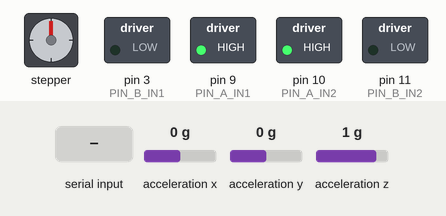
Recording of a sketch running on a simulated Arduino Uno, built with avr-gcc and run on an emulated ATmega328P. Parts: stepper motor, switched loads named in the sketch (green lamp = pin HIGH). Wiring (inferred from the names in the program): MPU-6050 motion sensor at I2C address 0x68; stepper motor (2048 steps per turn assumed): coils A0, A1, A2, A3. Inputs (shaded band) come from the test bench; at power-on: acceleration x 0 g, acceleration y 0 g, acceleration z 1 g. What the sketch prints to the serial monitor is not drawn.

Above: at 1.2 s.
1.3 s: "M 0.5\n" received over Serial
At 1.4 s:
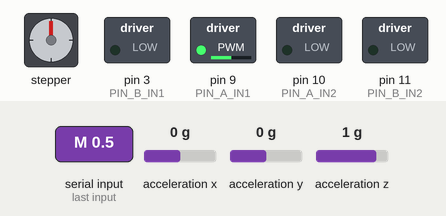
3.0 s: "M 45\n" received over Serial
At 3.1 s:
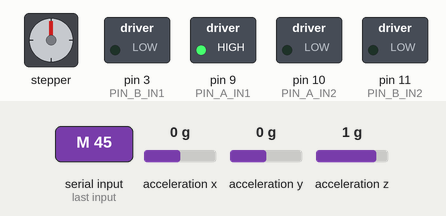
4.7 s: "C 45\n" received over Serial
At 5.0 s:
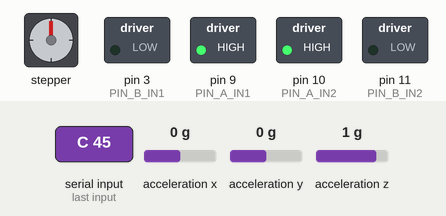
Timing chart, 0 to 7.7 s (numbered marks = the images above; inputs shaded):
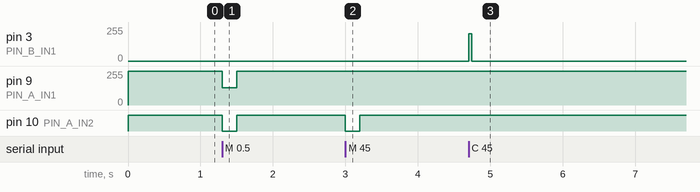

Measured:
- after the input at 1.3 s, pin 9 (PIN_A_IN1): 255/255 → 128/255 at once, → 255/255 0.20 s later; pin 10 (PIN_A_IN2): HIGH → LOW at once, → HIGH 0.20 s later
- after the input at 3.0 s, pin 10 (PIN_A_IN2): HIGH → LOW at once, → HIGH 0.20 s later
- after the input at 4.7 s, pin 3 (PIN_B_IN1): 0/255 → 204/255 at once, → 0/255 0.04 s later

The sketch:

goalie.ino
```cpp
/*
 * Beat the Goalie: Arduino Uno motor/sensor co-processor.
 *
 *   Pi 5 (QNX goalie_motor) --USB serial 115200 8N1--> this Uno
 *     -> H-bridge ch A -> DC motor #1 (goalie paddle)
 *     -> H-bridge ch B -> DC motor #2 (celebration flag)
 *     -> ULN2003       -> 28BYJ-48 stepper (scoreboard needle)
 *     <- MPU6050 (I2C) -> hit / save detection
 *
 * Protocol (binding contract: goalie/docs/architecture.md, "Link 2"):
 *   Pi -> Uno (ASCII lines, '\n' terminated; '\r' also accepted; no replies):
 *     M <duty>   goalie motor, float in [-1, 1], + moves paddle towards +x
 *     S          stop all motors
 *     N <steps>  needle to absolute step position (non-blocking)
 *     C <ms>     spin the flag motor for ms, then stop (non-blocking)
 *     Z          zero the needle at its current position
 *   Uno -> Pi:
 *     READY          once after boot
 *     HIT <mag_mg>   accel spike above threshold, peak deviation in milli-g,
 *                    at most one per 250 ms
 *     A <mg>         (DEBUG only, <= 10 Hz) accel magnitude
 *     # ...          comment/diagnostic line. The Pi ignores lines starting
 *                    with '#'.
 *
 * Safety: no M for 200 ms -> goalie motor stops (Uno-side watchdog, on top of
 * the Pi's own watchdog). Nothing in loop() blocks: serial is drained a byte at
 * a time, the stepper and flag are time-scheduled, I2C has a timeout.
 *
 * Bench test: open the Serial Monitor at 115200 with line ending "Newline"
 * and type e.g.  M 0.5   (it will stop after 200 ms, that's the watchdog;
 * use goalie/arduino/serial_test.py for a sustained sweep).
 */

#include <Arduino.h>
#include <Wire.h>
#include <stdlib.h>
#include <math.h>

// =============================================================================
// CONFIG: edit this block on the bench. Everything else should not need changes.
// =============================================================================

// ---- Motor driver type -------------------------------------------------------
// How to tell which board you have (read the chip markings with a phone camera):
//   DRIVER_2PWM  : L9110S / HG7881 (two tiny 8-pin chips, header "B-IA B-IB GND
//                  VCC A-IA A-IB"), DRV8833 (pins AIN1 AIN2 BIN1 BIN2, often a
//                  "SLP/nSLEEP" pin: tie it HIGH), MX1508 (tiny red/blue board,
//                  IN1..IN4, no enable). Rule: 4 control inputs, NO enable pins.
//   DRIVER_EN_IN : L298N (big chip with heatsink, jumpers on ENA/ENB, IN1..IN4),
//                  TB6612FNG (PWMA AIN1 AIN2 / PWMB BIN1 BIN2 / STBY: tie STBY
//                  HIGH). Rule: an enable/PWM pin + 2 direction pins per channel.
//                  On an L298N, REMOVE the ENA/ENB jumpers so the Uno can PWM them.
#define DRIVER_2PWM  1
#define DRIVER_EN_IN 2
#define DRIVER_TYPE  DRIVER_2PWM

// ---- Pins ---------------------------------------------------------------------
// PWM pin choice: Uno pins 5/6 run on Timer0, which also drives millis()/micros();
// we keep them free. Channel A uses Timer1 (pins 9, 10), channel B uses Timer2
// (pins 3, 11). Nothing else here uses Timer1/Timer2 (no Servo, no tone()).
// Serial uses 0/1, I2C uses A4 (SDA) / A5 (SCL), the stepper uses A0-A3.
#if DRIVER_TYPE == DRIVER_2PWM
// Two PWM inputs per channel. Forward: IN1=PWM, IN2=LOW. Reverse: swapped.
const uint8_t PIN_A_IN1 = 9;    // L9110S A-IA / DRV8833 AIN1 / MX1508 IN1
const uint8_t PIN_A_IN2 = 10;   // L9110S A-IB / DRV8833 AIN2 / MX1508 IN2
const uint8_t PIN_B_IN1 = 3;    // L9110S B-IA / DRV8833 BIN1 / MX1508 IN3
const uint8_t PIN_B_IN2 = 11;   // L9110S B-IB / DRV8833 BIN2 / MX1508 IN4
#elif DRIVER_TYPE == DRIVER_EN_IN
// One PWM enable + two direction pins per channel.
const uint8_t PIN_A_EN  = 9;    // L298N ENA / TB6612 PWMA
const uint8_t PIN_A_IN1 = 7;    // L298N IN1 / TB6612 AIN1
const uint8_t PIN_A_IN2 = 8;    // L298N IN2 / TB6612 AIN2
const uint8_t PIN_B_EN  = 3;    // L298N ENB / TB6612 PWMB
const uint8_t PIN_B_IN1 = 4;    // L298N IN3 / TB6612 BIN1
const uint8_t PIN_B_IN2 = 12;   // L298N IN4 / TB6612 BIN2
#else
#error "DRIVER_TYPE must be DRIVER_2PWM or DRIVER_EN_IN"
#endif

// ULN2003 IN1..IN4 (A0..A3 used as digital pins).
const uint8_t PIN_STEP[4] = {A0, A1, A2, A3};

// ---- Motor tuning ---------------------------------------------------------------
// INVERT: flip if "M 0.5" moves the paddle towards -x (or swap the motor wires).
const bool  MOTOR_A_INVERT   = false;
const bool  MOTOR_B_INVERT   = false;
// |duty| below DEADBAND -> motor off (kills hum/creep from tiny commands).
const float MOTOR_A_DEADBAND = 0.02f;
// MIN_DUTY: output duty that just overcomes static friction. Commands above the
// deadband are mapped |d| -> MIN_DUTY + (1 - MIN_DUTY) * |d| so small commands
// still move.
// Left at 0 by default: if the Pi controller already does deadband
// compensation, doing it here too would double it. Measure on the bench
// (slowly raise "M x" until the paddle starts moving) and set it here OR on the
// Pi, not both.
const float MOTOR_A_MIN_DUTY = 0.0f;
// Brake (both inputs high / EN high + IN1=IN2) on stop instead of coasting.
// Braking stops the paddle faster; coasting is gentler on the gearbox.
const bool  MOTOR_A_BRAKE_ON_STOP = true;

const float    CELEBRATE_DUTY      = 0.8f;
#define CELEBRATE_WIGGLE_MS 0                // >0: flip flag direction every N ms
const uint16_t CELEBRATE_MAX_MS    = 10000;  // clamp for C <ms>

const uint16_t MOTOR_WATCHDOG_MS = 200;      // contract: no M for 200 ms -> stop

// ---- Stepper (28BYJ-48 + ULN2003) -----------------------------------------------
// Half-step mode: ~4096 half-steps per output revolution (4076 measured on many).
const uint16_t STEP_INTERVAL_US = 1400;      // ~714 half-steps/s (spec: 600-800)
const uint16_t STEP_RELEASE_MS  = 20;        // de-energize coils this long after arriving
const bool     STEP_INVERT      = false;

// ---- Accelerometer (MPU6050) ------------------------------------------------------
// ADXL345 swap note: different chip, different map. I2C address 0x53 (SDO low)
// or 0x1D, DEVID reg 0x00 = 0xE5, POWER_CTL 0x2D = 0x08 to measure,
// DATA_FORMAT 0x31 = 0x0A (+-8g, full-res, 3.9 mg/LSB), data at 0x32..0x37
// LITTLE-endian (X0,X1,...). Change accelInit()/accelRead() and ACCEL_LSB_PER_G
// (256 in full-res mode).
const uint8_t  MPU_ADDR_0 = 0x68;            // AD0 low (default on GY-521)
const uint8_t  MPU_ADDR_1 = 0x69;            // AD0 high
const float    ACCEL_LSB_PER_G   = 4096.0f;  // +-8g range
const uint16_t ACCEL_PERIOD_US   = 2000;     // 500 Hz sampling
const uint16_t HIT_THRESHOLD_MG  = 600;      // tune with DEBUG on: watch "# peak"
const uint16_t HIT_WINDOW_MS     = 15;       // collect the peak over this window
const uint16_t HIT_RATE_LIMIT_MS = 250;      // contract: <= 1 HIT per 250 ms
const float    BASELINE_ALPHA    = 0.002f;   // slow gravity-baseline EMA (~1 s at 500 Hz)

// ---- Debug ----------------------------------------------------------------------
// 1: send "A <mg>" and "# peak <mg>" at 10 Hz for threshold tuning.
#define DEBUG 0
const uint16_t DEBUG_PERIOD_MS = 100;

const long SERIAL_BAUD = 115200;

// =============================================================================
// End of CONFIG
// =============================================================================

// Forward declarations (arduino-cli generates these, a host C++ build doesn't).
void motorWrite(uint8_t ch, float duty, bool brake);
void motorAStop();
void stopAll();
void handleLine(char *line);
void serialPoll();
void stepperPoll();
void celebratePoll();
void watchdogPoll();
bool accelInit();
bool accelRead(int16_t *ax, int16_t *ay, int16_t *az);
void accelPoll();

// ---- State ----------------------------------------------------------------------
static char     lineBuf[32];
static uint8_t  lineLen = 0;
static bool     lineOverflow = false;

static bool     motorAActive = false;
static uint32_t lastMMs = 0;

static bool     celebrating = false;
static uint32_t celebrateStartMs = 0;
static uint32_t celebrateDurMs = 0;

static long     stepPos = 0;          // current absolute half-step position
static long     stepTarget = 0;
static uint8_t  stepPhase = 0;        // 0..7 index into HALF_STEP
static bool     stepEnergized = false;
static uint32_t lastStepUs = 0;
static uint32_t stepArrivedMs = 0;

static const uint8_t HALF_STEP[8] = {
  0b0001, 0b0011, 0b0010, 0b0110, 0b0100, 0b1100, 0b1000, 0b1001,
};

static uint8_t  mpuAddr = 0;          // 0 = no accelerometer
static uint32_t lastAccelUs = 0;
static float    baselineMg = 1000.0f;
static bool     hitWindowOpen = false;
static uint32_t hitWindowStartMs = 0;
static uint16_t hitPeakMg = 0;
static uint32_t lastHitMs = 0;
static bool     hitEverSent = false;
#if DEBUG
static uint32_t lastDebugMs = 0;
static uint16_t debugPeakMg = 0;
static uint16_t lastMagMg = 0;
#endif

// ---- Motors ---------------------------------------------------------------------
static uint8_t dutyToPwm(float d) {
  if (d < 0) d = -d;
  if (d > 1) d = 1;
  return (uint8_t)(d * 255.0f + 0.5f);
}

// duty in [-1, 1] (already shaped). brake only matters when duty == 0.
void motorWrite(uint8_t ch, float duty, bool brake) {
  uint8_t pwm = dutyToPwm(duty);
#if DRIVER_TYPE == DRIVER_2PWM
  uint8_t in1 = ch == 0 ? PIN_A_IN1 : PIN_B_IN1;
  uint8_t in2 = ch == 0 ? PIN_A_IN2 : PIN_B_IN2;
  if (pwm == 0) {
    // both HIGH = brake (short motor), both LOW = coast
    digitalWrite(in1, brake ? HIGH : LOW);
    digitalWrite(in2, brake ? HIGH : LOW);
  } else if (duty > 0) {
    digitalWrite(in2, LOW);
    analogWrite(in1, pwm);
  } else {
    digitalWrite(in1, LOW);
    analogWrite(in2, pwm);
  }
#else
  uint8_t en  = ch == 0 ? PIN_A_EN  : PIN_B_EN;
  uint8_t in1 = ch == 0 ? PIN_A_IN1 : PIN_B_IN1;
  uint8_t in2 = ch == 0 ? PIN_A_IN2 : PIN_B_IN2;
  if (pwm == 0) {
    // Brake: EN high + IN1 = IN2 = HIGH (short brake on both L298N and
    // TB6612; TB6612 treats LOW/LOW as coast). Coast: EN low, inputs low.
    digitalWrite(in1, brake ? HIGH : LOW);
    digitalWrite(in2, brake ? HIGH : LOW);
    digitalWrite(en, brake ? HIGH : LOW);
  } else {
    digitalWrite(in1, duty > 0 ? HIGH : LOW);
    digitalWrite(in2, duty > 0 ? LOW : HIGH);
    analogWrite(en, pwm);
  }
#endif
}

// Contract duty -> shaped output duty for the goalie motor.
static float shapeA(float d) {
  if (d > 1) d = 1;
  if (d < -1) d = -1;
  float mag = d < 0 ? -d : d;
  if (mag < MOTOR_A_DEADBAND) return 0.0f;
  // Identity when MIN_DUTY == 0; otherwise [0, 1] -> [MIN_DUTY, 1].
  float out = MOTOR_A_MIN_DUTY + (1.0f - MOTOR_A_MIN_DUTY) * mag;
  if (d < 0) out = -out;
  if (MOTOR_A_INVERT) out = -out;
  return out;
}

static void motorASet(float d) {
  float out = shapeA(d);
  motorWrite(0, out, MOTOR_A_BRAKE_ON_STOP);
  motorAActive = out != 0.0f;
}

void motorAStop() {
  motorWrite(0, 0.0f, MOTOR_A_BRAKE_ON_STOP);
  motorAActive = false;
}

static void motorBStop() {
  motorWrite(1, 0.0f, false);
  celebrating = false;
}

static void stepRelease() {
  for (uint8_t i = 0; i < 4; i++) digitalWrite(PIN_STEP[i], LOW);
  stepEnergized = false;
}

void stopAll() {
  motorAStop();
  motorBStop();
  stepTarget = stepPos;     // halt the needle where it is
  stepRelease();
}

// ---- Parsing ----------------------------------------------------------------------
// Parse exactly one number after the command letter; reject trailing garbage.
static bool parseFloatArg(const char *s, float *out) {
  while (*s == ' ' || *s == '\t') s++;
  if (!*s) return false;
  char *end;
  double v = strtod(s, &end);
  if (end == s) return false;
  while (*end == ' ' || *end == '\t') end++;
  if (*end) return false;
  if (v != v) return false;  // NaN
  *out = (float)v;
  return true;
}

static bool parseLongArg(const char *s, long *out) {
  while (*s == ' ' || *s == '\t') s++;
  if (!*s) return false;
  char *end;
  long v = strtol(s, &end, 10);
  if (end == s) return false;
  while (*end == ' ' || *end == '\t') end++;
  if (*end) return false;
  *out = v;
  return true;
}

static bool onlySpace(const char *s) {
  while (*s == ' ' || *s == '\t') s++;
  return *s == 0;
}

// One complete line (no terminator). Unknown/malformed lines are ignored:
// the protocol is fire-and-forget and the Pi never waits for a reply.
void handleLine(char *line) {
  while (*line == ' ' || *line == '\t') line++;
  char cmd = line[0];
  if (cmd >= 'a' && cmd <= 'z') cmd -= 32;  // Serial Monitor convenience
  if (!cmd) return;
  const char *arg = line + 1;
  if (*arg && *arg != ' ' && *arg != '\t') return;  // e.g. "MX 1": garbage

  switch (cmd) {
    case 'M': {
      float d;
      if (!parseFloatArg(arg, &d)) return;
      lastMMs = millis();
      motorASet(d);
      break;
    }
    case 'S':
      if (onlySpace(arg)) stopAll();
      break;
    case 'N': {
      long n;
      if (!parseLongArg(arg, &n)) return;
      stepTarget = n;
      break;
    }
    case 'C': {
      long ms;
      if (!parseLongArg(arg, &ms)) return;
      if (ms <= 0) { motorBStop(); return; }
      if (ms > CELEBRATE_MAX_MS) ms = CELEBRATE_MAX_MS;
      celebrateStartMs = millis();
      celebrateDurMs = (uint32_t)ms;
      celebrating = true;
      motorWrite(1, MOTOR_B_INVERT ? -CELEBRATE_DUTY : CELEBRATE_DUTY, false);
      break;
    }
    case 'Z':
      if (onlySpace(arg)) { stepPos = 0; stepTarget = 0; }
      break;
    default:
      break;
  }
}

// Drain whatever is in the RX buffer without ever waiting.
void serialPoll() {
  while (Serial.available() > 0) {
    int c = Serial.read();
    if (c < 0) break;
    if (c == '\n' || c == '\r') {
      if (!lineOverflow && lineLen > 0) {
        lineBuf[lineLen] = 0;
        handleLine(lineBuf);
      }
      lineLen = 0;
      lineOverflow = false;
    } else if (lineOverflow) {
      // drop until end of line
    } else if (c < 0x20 || c > 0x7E) {
      lineOverflow = true;  // binary garbage: discard the whole line
    } else if (lineLen >= sizeof(lineBuf) - 1) {
      lineOverflow = true;  // too long: discard the whole line
    } else {
      lineBuf[lineLen++] = (char)c;
    }
  }
}

// ---- Watchdog / flag / stepper ---------------------------------------------------
void watchdogPoll() {
  if (motorAActive && (uint32_t)(millis() - lastMMs) > MOTOR_WATCHDOG_MS) {
    motorAStop();
  }
}

void celebratePoll() {
  if (!celebrating) return;
  uint32_t el = millis() - celebrateStartMs;
  if (el >= celebrateDurMs) { motorBStop(); return; }
#if CELEBRATE_WIGGLE_MS > 0
  bool flip = ((el / CELEBRATE_WIGGLE_MS) & 1) != 0;
  float d = flip ? -CELEBRATE_DUTY : CELEBRATE_DUTY;
  if (MOTOR_B_INVERT) d = -d;
  motorWrite(1, d, false);
#endif
}

static void stepApply() {
  uint8_t pat = HALF_STEP[stepPhase];
  for (uint8_t i = 0; i < 4; i++) digitalWrite(PIN_STEP[i], (pat >> i) & 1 ? HIGH : LOW);
  stepEnergized = true;
}

void stepperPoll() {
  uint32_t nowUs = micros();
  if (stepPos == stepTarget) {
    if (stepEnergized && (uint32_t)(millis() - stepArrivedMs) >= STEP_RELEASE_MS) stepRelease();
    return;
  }
  if (stepEnergized && (uint32_t)(nowUs - lastStepUs) < STEP_INTERVAL_US) return;
  if (!stepEnergized) {
    // Re-energize on the current phase first so the rotor doesn't skip.
    stepApply();
    lastStepUs = nowUs;
    return;
  }
  int8_t dir = stepTarget > stepPos ? 1 : -1;
  stepPos += dir;
  int8_t phaseDir = STEP_INVERT ? -dir : dir;
  stepPhase = (uint8_t)((stepPhase + 8 + phaseDir) & 7);
  stepApply();
  lastStepUs = nowUs;
  if (stepPos == stepTarget) stepArrivedMs = millis();
}

// ---- Accelerometer ---------------------------------------------------------------
static bool i2cWrite(uint8_t addr, uint8_t reg, uint8_t val) {
  Wire.beginTransmission(addr);
  Wire.write(reg);
  Wire.write(val);
  return Wire.endTransmission() == 0;
}

static bool mpuProbe(uint8_t addr) {
  Wire.beginTransmission(addr);
  return Wire.endTransmission() == 0;
}

bool accelInit() {
  uint8_t addr = 0;
  if (mpuProbe(MPU_ADDR_0)) addr = MPU_ADDR_0;
  else if (mpuProbe(MPU_ADDR_1)) addr = MPU_ADDR_1;
  if (!addr) return false;
  // PWR_MGMT_1: wake, PLL with X gyro clock. ACCEL_CONFIG: +-8g. CONFIG: DLPF 184 Hz.
  if (!i2cWrite(addr, 0x6B, 0x01)) return false;
  if (!i2cWrite(addr, 0x1C, 0x10)) return false;
  if (!i2cWrite(addr, 0x1A, 0x01)) return false;
  mpuAddr = addr;
  return true;
}

bool accelRead(int16_t *ax, int16_t *ay, int16_t *az) {
  Wire.beginTransmission(mpuAddr);
  Wire.write(0x3B);  // ACCEL_XOUT_H
  if (Wire.endTransmission(false) != 0) return false;
  if (Wire.requestFrom(mpuAddr, (uint8_t)6) != 6) return false;
  uint8_t b[6];
  for (uint8_t i = 0; i < 6; i++) b[i] = (uint8_t)Wire.read();
  *ax = (int16_t)((b[0] << 8) | b[1]);
  *ay = (int16_t)((b[2] << 8) | b[3]);
  *az = (int16_t)((b[4] << 8) | b[5]);
  return true;
}

// Deviation of |a| from a slow baseline (≈1 g, tracks sensor offset/tilt).
// Above threshold opens a short window, the window's peak is sent as HIT.
void accelPoll() {
  if (!mpuAddr) return;
  uint32_t nowUs = micros();
  if ((uint32_t)(nowUs - lastAccelUs) < ACCEL_PERIOD_US) return;
  lastAccelUs = nowUs;

  int16_t ax, ay, az;
  if (!accelRead(&ax, &ay, &az)) return;
  float x = ax, y = ay, z = az;
  float magMg = sqrtf(x * x + y * y + z * z) * (1000.0f / ACCEL_LSB_PER_G);
  float devF = magMg - baselineMg;
  if (devF < 0) devF = -devF;
  uint16_t dev = devF > 60000.0f ? 60000 : (uint16_t)devF;
  uint32_t nowMs = millis();

  if (dev < HIT_THRESHOLD_MG) baselineMg += BASELINE_ALPHA * (magMg - baselineMg);

#if DEBUG
  lastMagMg = magMg > 60000.0f ? 60000 : (uint16_t)magMg;
  if (dev > debugPeakMg) debugPeakMg = dev;
#endif

  bool cooling = hitEverSent && (uint32_t)(nowMs - lastHitMs) < HIT_RATE_LIMIT_MS;
  if (!hitWindowOpen) {
    if (dev >= HIT_THRESHOLD_MG && !cooling) {
      hitWindowOpen = true;
      hitWindowStartMs = nowMs;
      hitPeakMg = dev;
    }
  } else {
    if (dev > hitPeakMg) hitPeakMg = dev;
    if ((uint32_t)(nowMs - hitWindowStartMs) >= HIT_WINDOW_MS) {
      Serial.print(F("HIT "));
      Serial.println(hitPeakMg);
      hitWindowOpen = false;
      lastHitMs = nowMs;
      hitEverSent = true;
    }
  }
}

#if DEBUG
static void debugPoll() {
  uint32_t nowMs = millis();
  if ((uint32_t)(nowMs - lastDebugMs) < DEBUG_PERIOD_MS) return;
  lastDebugMs = nowMs;
  if (!mpuAddr || Serial.availableForWrite() < 24) return;  // never block on TX
  Serial.print(F("A "));
  Serial.println(lastMagMg);
  Serial.print(F("# peak "));
  Serial.println(debugPeakMg);
  debugPeakMg = 0;
}
#endif

// ---- Arduino entry points --------------------------------------------------------
void setup() {
#if DRIVER_TYPE == DRIVER_EN_IN
  pinMode(PIN_A_EN, OUTPUT);
  pinMode(PIN_B_EN, OUTPUT);
#endif
  pinMode(PIN_A_IN1, OUTPUT);
  pinMode(PIN_A_IN2, OUTPUT);
  pinMode(PIN_B_IN1, OUTPUT);
  pinMode(PIN_B_IN2, OUTPUT);
  for (uint8_t i = 0; i < 4; i++) pinMode(PIN_STEP[i], OUTPUT);
  stopAll();

  Serial.begin(SERIAL_BAUD);

  Wire.begin();
  Wire.setClock(400000);
#if defined(WIRE_HAS_TIMEOUT)
  Wire.setWireTimeout(3000, true);  // a loose I2C wire must never hang loop()
#endif
  if (accelInit()) {
    // Seed the gravity baseline so the first samples aren't counted as hits.
    float sum = 0;
    uint8_t n = 0;
    for (uint8_t i = 0; i < 16; i++) {
      int16_t ax, ay, az;
      if (accelRead(&ax, &ay, &az)) {
        float x = ax, y = ay, z = az;
        sum += sqrtf(x * x + y * y + z * z) * (1000.0f / ACCEL_LSB_PER_G);
        n++;
      }
      delay(2);
    }
    if (n) baselineMg = sum / n;
    Serial.print(F("# mpu6050 at 0x"));
    Serial.println(mpuAddr, HEX);
  } else {
    Serial.println(F("# no accelerometer found, HIT disabled"));
  }

  Serial.println(F("READY"));
}

void loop() {
  serialPoll();
  watchdogPoll();
  celebratePoll();
  stepperPoll();
  accelPoll();
#if DEBUG
  debugPoll();
#endif
}
```
